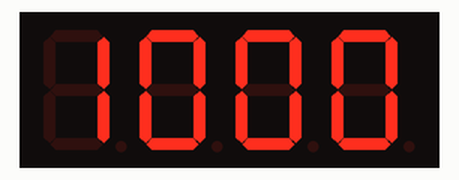
The sketch below on a simulated Arduino Uno, built with avr-gcc and run on an emulated ATmega328P. On the bench: 4-digit seven-segment display. Wiring (inferred from the names in the program): 4-digit 7-segment display, segments lit when HIGH: segments pin 2, pin 3, pin 4, pin 5, pin 6, pin 8, pin 9; digit selects pin 10, pin 11, pin 12, pin 13. The segment pins are drawn as the display they are named for.

Above: at 0.1 s.
At 5.1 s:
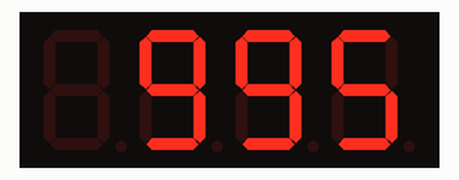
At 10.1 s:
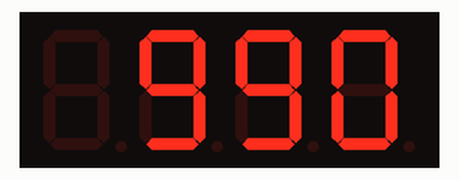
At 19.2 s:
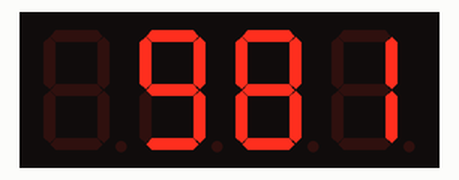
At 28.2 s:
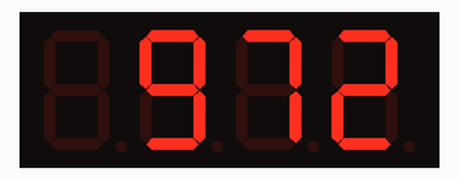
At 38.2 s:
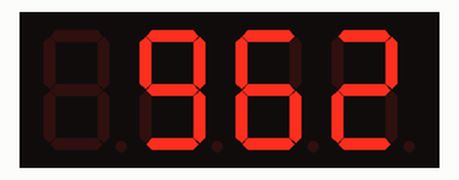

Measured:
- what the display in image 0 shows lasts 1.1 s, from 0.0 s to 1.1 s

The sketch:

four_digit_seven_segment.ino
```cpp
// Define the pins for the 7 Segments (A-G)
const int segmentPins[] = {2, 3, 4, 5, 6, 8, 9}; // A, B, C, D, E, F, G

// Define the pins for the 4 Digits
const int digitPins[] = {10, 11, 12, 13}; // Digits 1, 2, 3, 4

// Segment patterns for numbers 0-9 (Common Cathode: 1 = ON, 0 = OFF)
const byte numPatterns[10][7] = {
  {1, 1, 1, 1, 1, 1, 0}, // 0
  {0, 1, 1, 0, 0, 0, 0}, // 1
  {1, 1, 0, 1, 1, 0, 1}, // 2
  {1, 1, 1, 1, 0, 0, 1}, // 3
  {0, 1, 1, 0, 0, 1, 1}, // 4
  {1, 0, 1, 1, 0, 1, 1}, // 5
  {1, 0, 1, 1, 1, 1, 1}, // 6
  {1, 1, 1, 0, 0, 0, 0}, // 7
  {1, 1, 1, 1, 1, 1, 1}, // 8
  {1, 1, 1, 1, 0, 1, 1}  // 9
};

// Global Tracking Variables
int countdownNumber = 1000;      // Start number
unsigned long lastCountTime = 0; // Tracks the passage of time
const long interval = 1000;      // Countdown speed (1000ms = 1 second)

void setup() {
  for (int i = 0; i < 7; i++) {
    pinMode(segmentPins[i], OUTPUT);
  }
  for (int i = 0; i < 4; i++) {
    pinMode(digitPins[i], OUTPUT);
    digitalWrite(digitPins[i], HIGH); // Turn off all digits (Common Cathode)
  }
}

void loop() {
  // 1. BACKGROUND TIMER: Check if 1 second has passed
  unsigned long currentMillis = millis();
  if (currentMillis - lastCountTime >= interval) {
    lastCountTime = currentMillis; // Reset timer

    countdownNumber--; // Count down by 1

    // Reset back to 1000 if the countdown hits 0
    if (countdownNumber < 1) {
      countdownNumber = 1000;
    }
  }

  // 2. MATH: Break the countdown number into 4 individual digits
  int thousands = countdownNumber / 1000;
  int hundreds  = (countdownNumber / 100) % 10;
  int tens      = (countdownNumber / 10) % 10;
  int ones      = countdownNumber % 10;

  // 3. FIXED MULTIPLEXING: Remapped digit position indices to match correct order
  if (countdownNumber >= 1000) {
    displayDigit(thousands, 0); // Thousands on Digit 1 (Index 0)
    delay(2);
  }

  if (countdownNumber >= 100) {
    displayDigit(hundreds, 1);  // Hundreds on Digit 2 (Index 1)
    delay(2);
  }

  if (countdownNumber >= 10) {
    displayDigit(tens, 2);      // Tens on Digit 3 (Index 2)
    delay(2);
  }

  displayDigit(ones, 3);        // Ones on Digit 4 (Index 3)
  delay(2);
}

// Helper function to handle the multiplexing logic
void displayDigit(int number, int digitPosition) {
  // Turn off all digits first to prevent overlapping shadow images ("ghosting")
  for (int i = 0; i < 4; i++) {
    digitalWrite(digitPins[i], HIGH);
  }

  // Map out the segments for the requested integer
  for (int seg = 0; seg < 7; seg++) {
    digitalWrite(segmentPins[seg], numPatterns[number][seg]);
  }

  // Turn on ONLY the specific single digit position (LOW is ON for Common Cathode)
  digitalWrite(digitPins[digitPosition], LOW);
}
```
